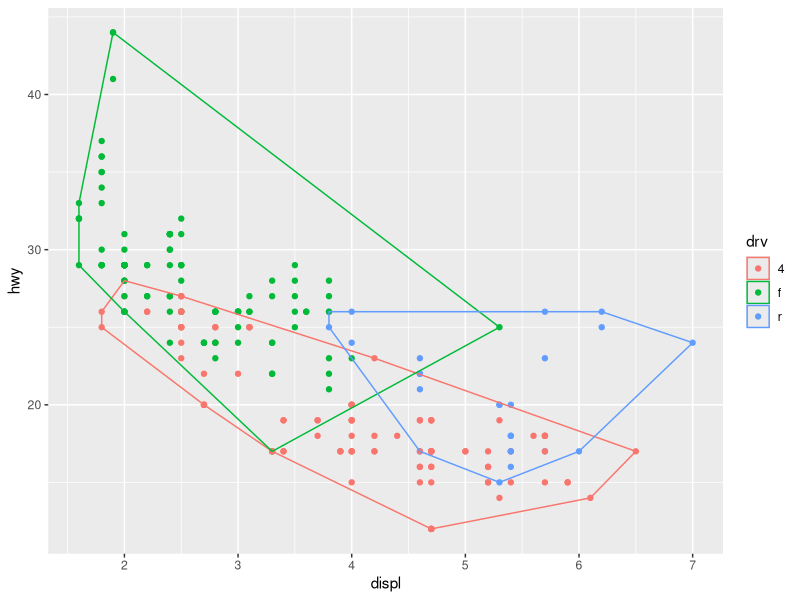
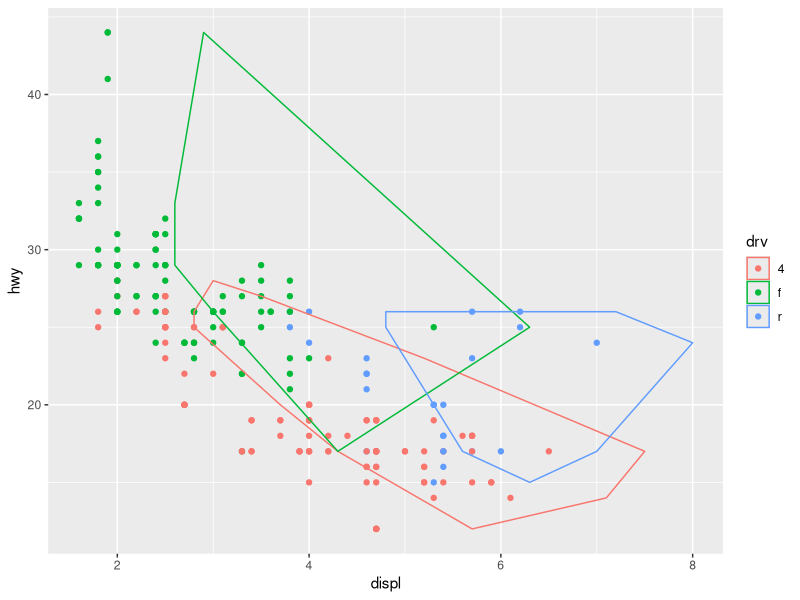
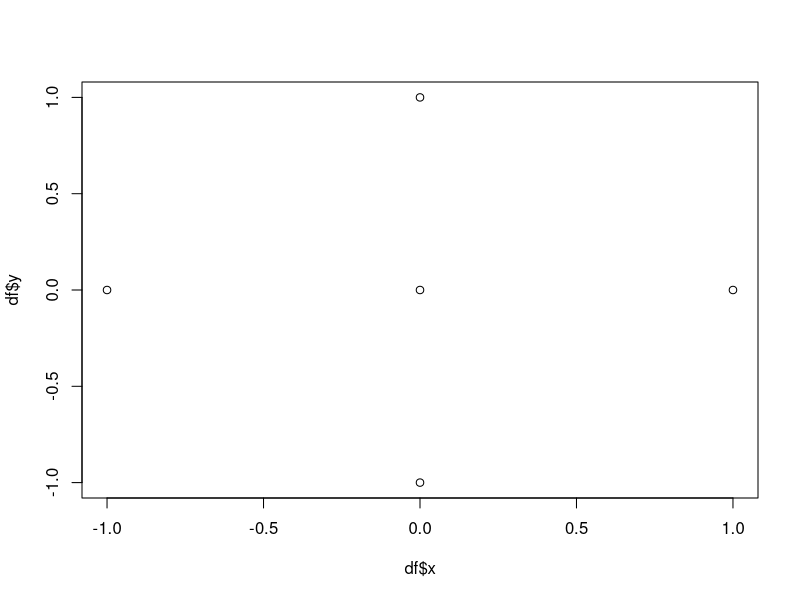
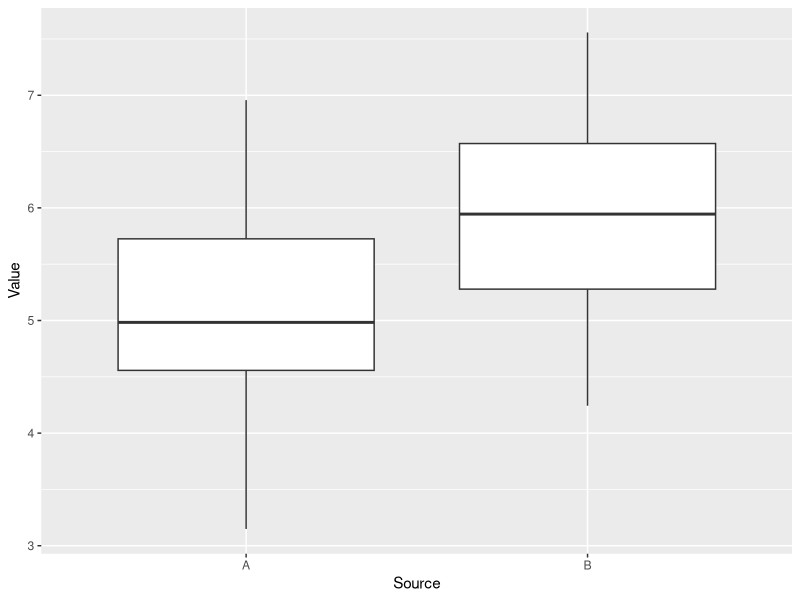
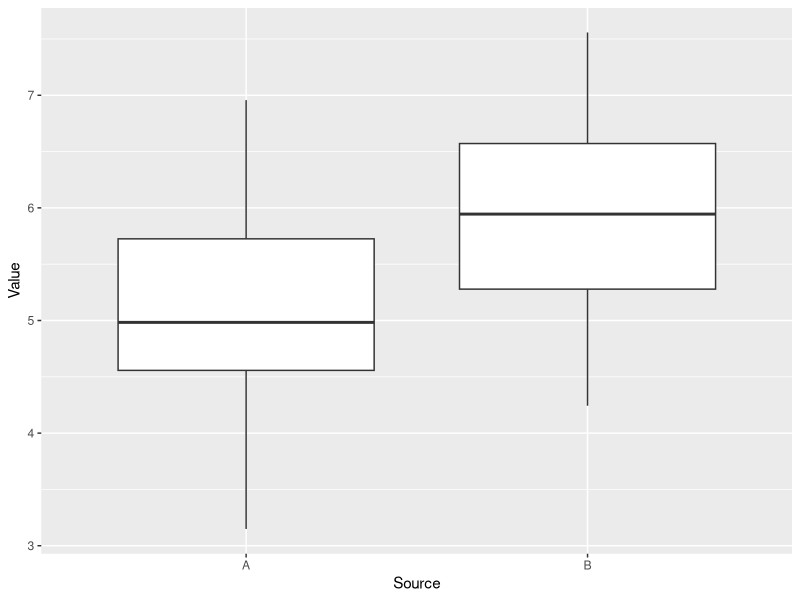
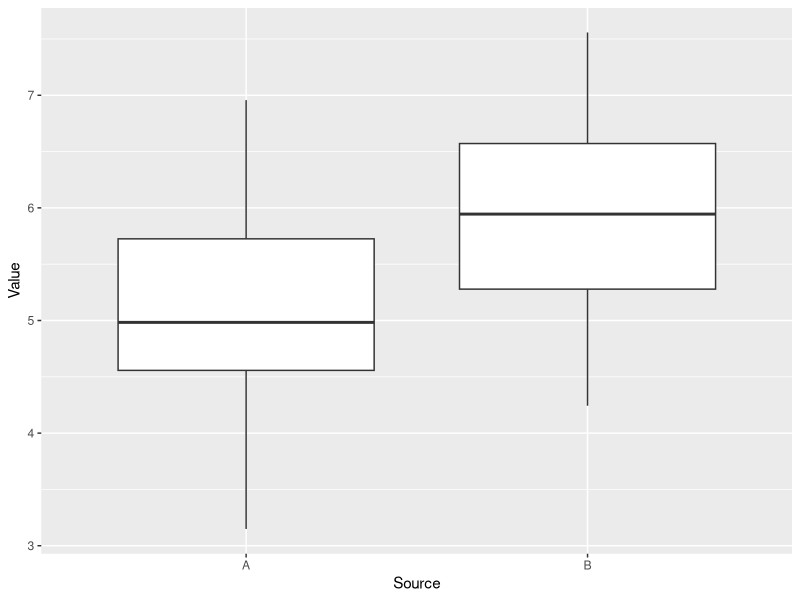
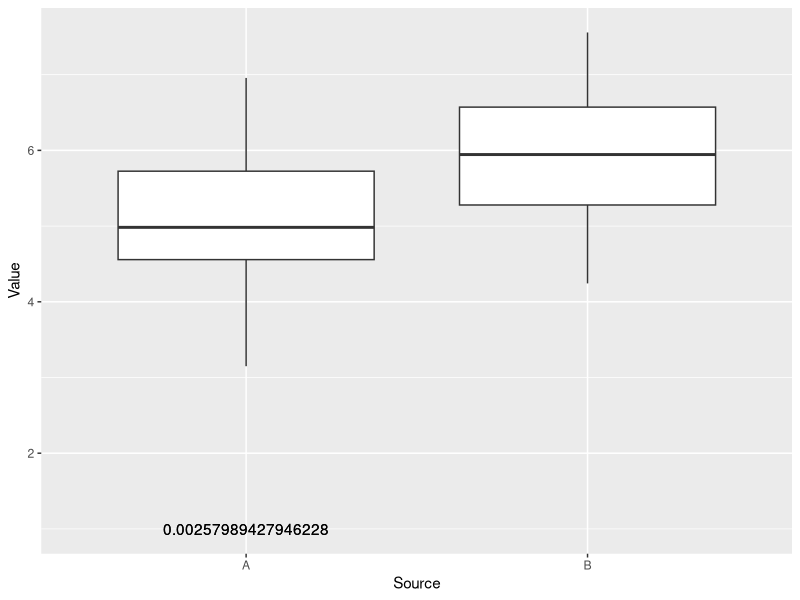
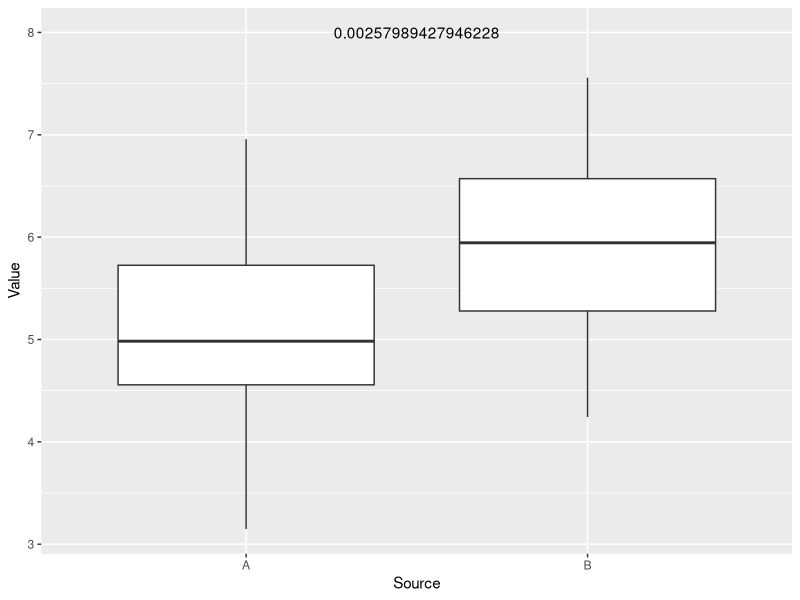

These charts were generated, in order, by the following R code:
## ---- chunk 1
library(tidyverse)
## ---- chunk 2
StatChull <- ggproto("StatChull", Stat,
                     compute_group = function(data, scales) {
                       data[chull(data$x, data$y), , drop = FALSE]
                     },
                     
                     required_aes = c("x", "y")
)

## ---- chunk 3
stat_chull <- function(mapping = NULL, data = NULL, geom = "polygon",
                       position = "identity", na.rm = FALSE, show.legend = NA, 
                       inherit.aes = TRUE, ...) {
  layer(
    stat = StatChull, data = data, mapping = mapping, geom = geom, 
    position = position, show.legend = show.legend, inherit.aes = inherit.aes,
    params = list(na.rm = na.rm, ...)
  )
}


## ---- chunk 4
ggplot(mpg, aes(displ, hwy, color=drv)) + 
  geom_point() + 
  stat_chull(fill=NA)
## ---- chunk 5
StatChull <- ggproto("StatChull", Stat,
                     compute_group = function(data, scales) {
                       tmp <- data[chull(data$x, data$y), , drop = FALSE]
                       tmp$x <- tmp$x + 1
                       tmp
                     },
                     
                     required_aes = c("x", "y")
)

ggplot(mpg, aes(displ, hwy, color=drv)) + 
  geom_point() + 
  stat_chull(fill=NA)

## ---- chunk 6
df <- tribble(
  ~x,  ~y,
   0,   1,
   1,   0,
   0,  -1,
  -1,   0,
   0,   0
)
plot(df$x, df$y)
chull(df$x, df$y)
## ---- chunk 7
a <- rnorm(30, mean=5, sd=1)
b <- rnorm(25, mean=6, sd=1)
df <- data_frame(Source=c(rep("A", 30), rep("B", 25)),
                 Value=c(a, b))

ggplot(df, aes(x=Source, y=Value)) + 
  geom_boxplot()
## ---- chunk 8
t.test(a,b)
p_value <- formatC(t.test(a, b)$p.value, digits=3)

ggplot(df, aes(x=Source, y=Value)) + 
  geom_boxplot() +
  geom_text(label=p_value, x=1.5, y=8)

## ---- chunk 9
StatPValue <- ggproto("StatPValue", Stat,
                     compute_group = function(data, scales) {
                       print(data)
                       stop()
                     },
                     
                     required_aes = c("x", "y")
)

stat_pvalue <- function(mapping = NULL, data = NULL, geom = "text",
                       position = "identity", na.rm = FALSE, show.legend = NA, 
                       inherit.aes = TRUE, ...) {
  layer(
    stat = StatPValue, data = data, mapping = mapping, geom = geom, 
    position = position, show.legend = show.legend, inherit.aes = inherit.aes,
    params = list(na.rm = na.rm, ...)
  )
}


ggplot(df, aes(x=Source, y=Value)) + 
  geom_boxplot() +
  stat_pvalue()

## ---- chunk 10
StatPValue <- ggproto("StatPValue", Stat,
                     setup_params=function(data, params){
                       params$complete_data <- data
                       return(params)
                     },
                     compute_group = function(data, scales, complete_data) {
                        p_value <- t.test(complete_data[complete_data$x == 1, "y"], 
                                          complete_data[complete_data$x == 2, "y"])$p.value
                        data.frame(label=p_value, x=1, y=1)
                     },
                     
                     required_aes = c("x", "y")
)

stat_pvalue <- function(mapping = NULL, data = NULL, geom = "text",
                       position = "identity", na.rm = FALSE, show.legend = NA, 
                       inherit.aes = TRUE, ...) {
  layer(
    stat = StatPValue, data = data, mapping = mapping, geom = geom, 
    position = position, show.legend = show.legend, inherit.aes = inherit.aes,
    params = list(na.rm = na.rm, ...)
  )
}


ggplot(df, aes(x=Source, y=Value)) + 
  geom_boxplot() +
  stat_pvalue()
## ---- chunk 11
StatPValue <- ggproto("StatPValue", Stat,
                     setup_params=function(data, params){
                       params$complete_data <- data
                       return(params)
                     },
                     compute_group = function(data, scales, complete_data) {
                       if(data$group[1] == 1){
                         p_value <- t.test(complete_data[complete_data$x == 1, "y"], 
                                          complete_data[complete_data$x == 2, "y"])$p.value
                         data.frame(label=p_value, x=1.5, y=8)
                       }else{
                         data.frame(label="", x=1.5, y=8)
                       }
                     },
                     
                     required_aes = c("x", "y")
)

stat_pvalue <- function(mapping = NULL, data = NULL, geom = "text",
                       position = "identity", na.rm = FALSE, show.legend = NA, 
                       inherit.aes = TRUE, ...) {
  layer(
    stat = StatPValue, data = data, mapping = mapping, geom = geom, 
    position = position, show.legend = show.legend, inherit.aes = inherit.aes,
    params = list(na.rm = na.rm, ...)
  )
}


ggplot(df, aes(x=Source, y=Value)) + 
  geom_boxplot() +
  stat_pvalue()
## ---- chunk 12
StatPValue <- ggproto("StatPValue", Stat,
                     setup_params=function(data, params){
                       params$complete_data <- data
                       return(params)
                     },
                     compute_group = function(data, scales, complete_data, loc_x, loc_y) {
                       if(data$group[1] == 1){
                         p_value <- t.test(complete_data[complete_data$x == 1, "y"], 
                                          complete_data[complete_data$x == 2, "y"])$p.value
                         data.frame(label=p_value, x=loc_x, y=loc_y)
                       }else{
                         data.frame(label="", x=loc_x, y=loc_y)
                       }
                     },
                     
                     required_aes = c("x", "y")
)

stat_pvalue <- function(loc_x, loc_y,
                       mapping = NULL, data = NULL, geom = "text",
                       position = "identity", na.rm = FALSE, show.legend = NA, 
                       inherit.aes = TRUE, ...) {
  params <- list(na.rm = na.rm, ...)
  params$loc_x <- loc_x
  params$loc_y <- loc_y
  layer(
    stat = StatPValue, data = data, mapping = mapping, geom = geom, 
    position = position, show.legend = show.legend, inherit.aes = inherit.aes,
    params = params
  )
}


ggplot(df, aes(x=Source, y=Value)) + 
  geom_boxplot() +
  stat_pvalue(loc_x=1.5, loc_y=10)
